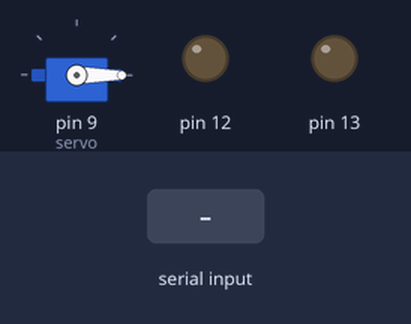
A sketch run on a simulated Arduino Uno, built with avr-gcc and run on an emulated ATmega328P. On the bench: servo, output pins drawn as LEDs (lit = HIGH). The test bench sets the inputs (shaded band).

Above: at 1.2 s.
1.3 s: "1" received over Serial
At 2.1 s:
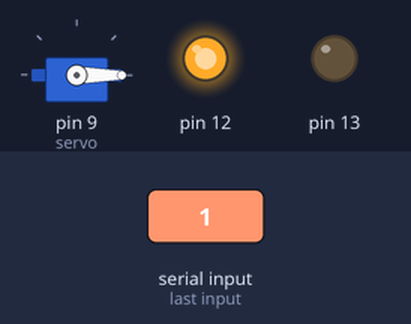
At 11.4 s:
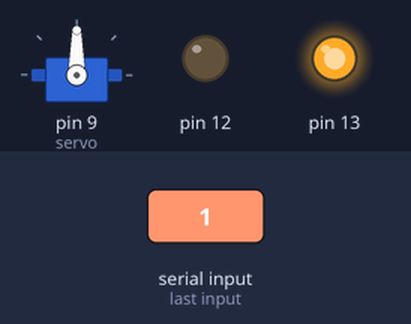
Timing chart, 0 to 11.8 s (numbered marks = the images above; inputs shaded):
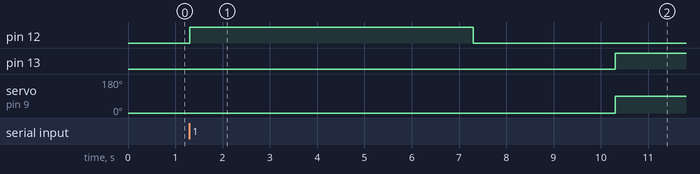

Measured:
- after the input at 1.3 s, pin 12: LOW → HIGH at once, → LOW 6.0 s later; pin 13: LOW → HIGH after 9.0 s; servo on pin 9 (servo): 0° → 90° after 9.0 s

The sketch:

arduino_code.ino
```cpp
#include <Servo.h>
int servo=9;
int servo_pos1=90;
int servo_pos2=0;
Servo my_servo;
void setup() {
String b;
pinMode(13,OUTPUT);
pinMode(12,OUTPUT);

Serial.begin(9600);
my_servo.attach(servo);
}

void loop() {
        my_servo.write(servo_pos2);

if(Serial.available()){
    digitalWrite(12,HIGH);
  delay(6000);
  digitalWrite(12,LOW);

  delay(2000);

if(Serial.readString()!="unknown")
{
  digitalWrite(13,HIGH);
    my_servo.write(servo_pos1);

  delay(5000);
  digitalWrite(13,LOW);
      my_servo.write(servo_pos2);


 Serial.println("unknown");


 }
  else{
    digitalWrite(13,LOW);
    }
}
}
```
